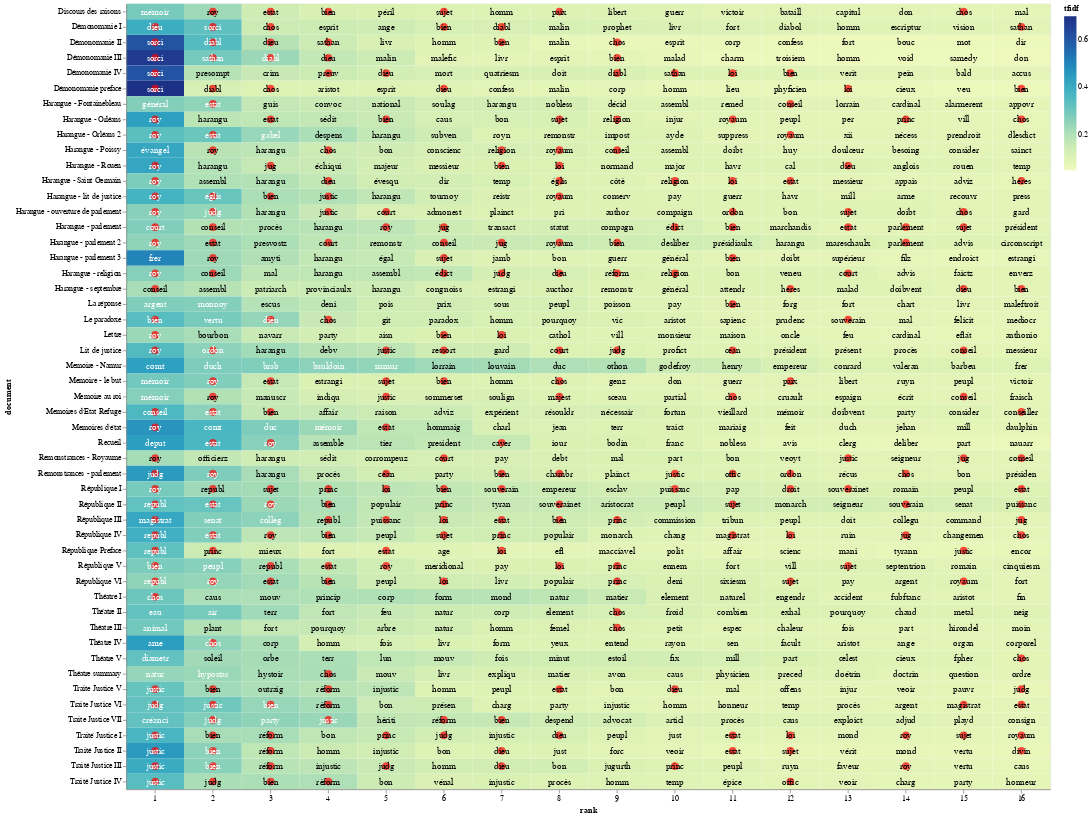

Notebook code for this chart:
### Code cell
import altair as alt
import numpy as np

# Get the custom stopword list from the user
stop_words = get_stopwords()

# Function to select an .xlsx file
def select_xlsx_file():
    cwd = os.getcwd()
    xlsx_files = sorted([f for f in os.listdir(cwd) if f.endswith('.xlsx')])
    
    if not xlsx_files:
        print("No XLSX files found in the current working directory.")
        return None

    print("Available XLSX files:")
    for i, file in enumerate(xlsx_files):
        print(f"{i + 1}. {file}")

    choice_input = input("Select an XLSX file number to read as top_tfidf (default is 1): ").strip()
    choice = int(choice_input) - 1 if choice_input.isdigit() else 0
    if choice < 0 or choice >= len(xlsx_files):
        print("Invalid choice.")
        return None

    return xlsx_files[choice]

# Prompt user to select an .xlsx file
xlsx_file = select_xlsx_file()
if xlsx_file:
    top_tfidf = pd.read_excel(xlsx_file)
    
    # Extract the stem of the selected XLSX file
    xlsx_stem = Path(xlsx_file).stem

    # Prompt user to truncate groups with default value as 'no'
    truncate_groups = input("Do you want to truncate the plot by only including certain groups? (yes/no, default is no): ").strip().lower() or 'no'
    if truncate_groups == 'yes':
        available_groups = top_tfidf['document'].unique()
        print("Available groups (documents) with index numbers:")
        for i, group in enumerate(available_groups):
            print(f"{i + 1}. {group}")

        selected_groups = input("Enter the index numbers of the groups to include (e.g., 1,2,3 or 1-3): ").strip()
        selected_indexes = []

        # Split the input by commas to handle both individual values and ranges
        for part in selected_groups.split(','):
            if '-' in part:
                start_index, end_index = map(int, part.split('-'))
                selected_indexes.extend(range(start_index, end_index + 1))
            else:
                selected_indexes.append(int(part))

        # Convert selected indexes to groups
        selected_groups = [available_groups[i - 1] for i in selected_indexes]

        # Filter the DataFrame
        top_tfidf = top_tfidf[top_tfidf['document'].isin(selected_groups)]

    # Remove '_corrected' from the 'document' labels
    top_tfidf['document'] = top_tfidf['document'].str.replace('_corrected', '')
    top_tfidf['document'] = top_tfidf['document'].str.replace('Repair', '')
    top_tfidf['document'] = top_tfidf['document'].str.replace('_lemmatized', '')
    top_tfidf['document'] = top_tfidf['document'].str.replace('_stemmed', '')

    # Prompt user to limit the number of words displayed in each group
    limit_words = input("Do you want to limit the number of words displayed in each group? (yes/no, default is yes): ").strip().lower() or 'yes'
    if limit_words == 'yes':
        max_words = int(input("Enter the maximum number of words to display per group: ").strip())
        top_tfidf['rank'] = top_tfidf.groupby('document')['tfidf'].rank("first", ascending=False)
        top_tfidf = top_tfidf[top_tfidf['rank'] <= max_words]

    # Prompt user to choose whether to use a preset list of terms, specify custom terms, or enter a blank list
    print("1. Use preset list of terms")
    print("2. Specify custom terms")
    print("3. Enter a blank list")
    term_choice_input = input("Enter your choice (1, 2, or 3), default is 1: ").strip()
    term_choice = int(term_choice_input) if term_choice_input.isdigit() else 1


    preset_terms = ['bien', 'cayer', 'céan', 'chambr', 'chos', 'conseil', 'conseiller', 'court',
                    'déni', 'diabl', 'dieu', 'divin', 'droit', 'édict', 'églis', 'estat', 'héres',
                    'judg', 'jug', 'justic', 'loi', 'majest', 'magistrat', 'offic', 'ordon',
                    'parlement', 'paix', 'preuv', 'princ', 'puissanc',
                    'réform', 'religion', 'republ', 'ressort', 'roy', 'royaum',
                    'sathan', 'sorc', 'sorci', 'souverain', 'souverainet', 'sujet']
    if term_choice == 1:
        term_list = preset_terms
    elif term_choice == 2:
        user_terms = input("Enter a list of words separated by commas for highlighting (e.g., war, peace): ")
        term_list = [term.strip() for term in user_terms.split(",")]
    else:
        term_list = []

    # Prompt user for a filename to save the PNG file
    file_name = input("Enter a filename (without extension) to save the visualization: ")
    output_file = f"{file_name}.png"

    # Prompt user to specify the width of the chart
    chart_width_input = input("Enter the chart width (default is 600): ").strip()
    chart_width = int(chart_width_input) if chart_width_input.isdigit() else 600

    # Adding a little randomness to break ties in term ranking
    top_tfidf_plusRand = top_tfidf.copy()
    top_tfidf_plusRand['tfidf'] = top_tfidf_plusRand['tfidf'] + np.random.rand(top_tfidf.shape[0]) * 0.0001

    # Base chart for all visualizations, with rank calculation
    base = alt.Chart(top_tfidf_plusRand).encode(
        x=alt.X('rank:O', axis=alt.Axis(labelAngle=0)),  # Set labelAngle to horizontal (0 degrees)
        y='document:N'
    ).transform_window(
        rank="rank()",
        sort=[alt.SortField("tfidf", order="descending")],
        groupby=["document"]
    )

    # Heatmap specification
    heatmap = base.mark_rect().encode(
        color='tfidf:Q'
    )

    # Red circle over terms in the entered list
    circle = base.mark_circle(size=100).encode(
        color=alt.condition(
            alt.FieldOneOfPredicate(field='term', oneOf=term_list),
            alt.value('red'),
            alt.value('#FFFFFF00')
        )
    )

    # Text labels, white for darker heatmap colors
    text = base.mark_text(baseline='middle', fontSize=12).encode(
        text='term:N',
        color=alt.condition(alt.datum.tfidf >= 0.23, alt.value('white'), alt.value('black'))
    )

    # Combine the heatmap, circle, and text
    final_chart = alt.layer(heatmap, circle, text).properties(width=chart_width)

    # Display the chart in Jupyter Lab
    final_chart.display()

    # Save the chart as a PNG file using the base Altair package
    try:
        final_chart.save(output_file)
        print(f"Visualization saved as {output_file} in the current directory.")
    except Exception as e:
        print(f"Error saving visualization: {e}")
else:
    print("No valid XLSX file selected.")

### Figure 1 — Vega-Lite specification as saved in the notebook (floating-point values rounded to 4 significant figures; data arrays with more than 128 entries replaced by an {"elided": "..."} marker saying what was removed)
{"config": {"view": {"continuousWidth": 300, "continuousHeight": 300}}, "layer": [{"mark": {"type": "rect"}, "encoding": {"color": {"field": "tfidf", "type": "quantitative"}, "x": {"axis": {"labelAngle": 0}, "field": "rank", "type": "ordinal"}, "y": {"field": "document", "type": "nominal"}}, "transform": [{"window": [{"op": "rank", "field": "", "as": "rank"}], "groupby": ["document"], "sort": [{"field": "tfidf", "order": "descending"}]}]}, {"mark": {"type": "circle", "size": 100}, "encoding": {"color": {"condition": {"test": {"field": "term", "oneOf": ["bien", "cayer", "céan", "chambr", "chos", "conseil", "conseiller", "court", "déni", "diabl", "dieu", "divin", "droit", "édict", "églis", "estat", "héres", "judg", "jug", "justic", "loi", "majest", "magistrat", "offic", "ordon", "parlement", "paix", "preuv", "princ", "puissanc", "réform", "religion", "republ", "ressort", "roy", "royaum", "sathan", "sorc", "sorci", "souverain", "souverainet", "sujet"]}, "value": "red"}, "value": "#FFFFFF00"}, "x": {"axis": {"labelAngle": 0}, "field": "rank", "type": "ordinal"}, "y": {"field": "document", "type": "nominal"}}, "transform": [{"window": [{"op": "rank", "field": "", "as": "rank"}], "groupby": ["document"], "sort": [{"field": "tfidf", "order": "descending"}]}]}, {"mark": {"type": "text", "baseline": "middle", "fontSize": 12}, "encoding": {"color": {"condition": {"test": "(datum.tfidf >= 0.23)", "value": "white"}, "value": "black"}, "text": {"field": "term", "type": "nominal"}, "x": {"axis": {"labelAngle": 0}, "field": "rank", "type": "ordinal"}, "y": {"field": "document", "type": "nominal"}}, "transform": [{"window": [{"op": "rank", "field": "", "as": "rank"}], "groupby": ["document"], "sort": [{"field": "tfidf", "order": "descending"}]}]}], "data": {"name": "data-39de38d5584b4e5bb92c6b656f7cb4e3"}, "width": 1200, "$schema": "https://vega.github.io/schema/vega-lite/v5.20.1.json", "datasets": {"data-39de38d5584b4e5bb92c6b656f7cb4e3": {"elided": "816 records"}}}
